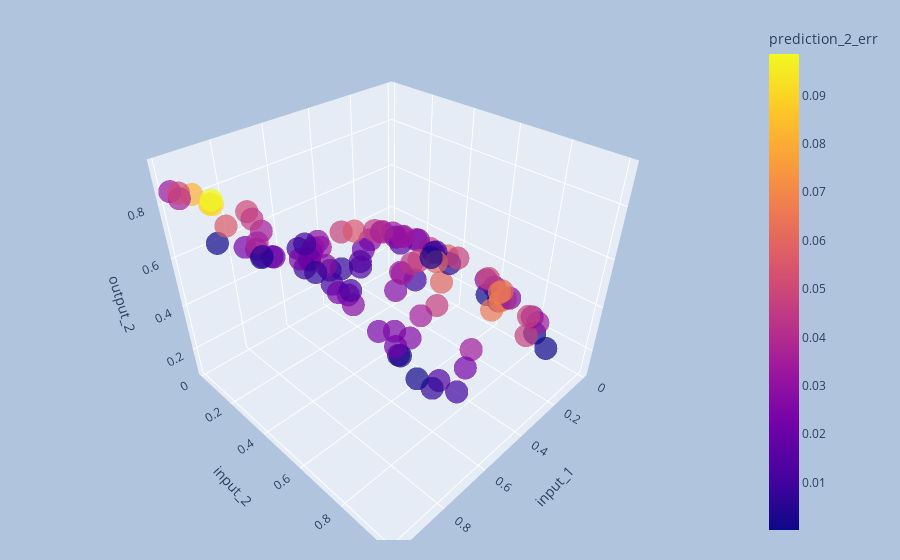

Write notebook code for a chart like this one.
### Code cell
interactive_3d_plot(val_df_normalized, 'input_1', 'input_2', 'output_2', 'prediction_2_err')
